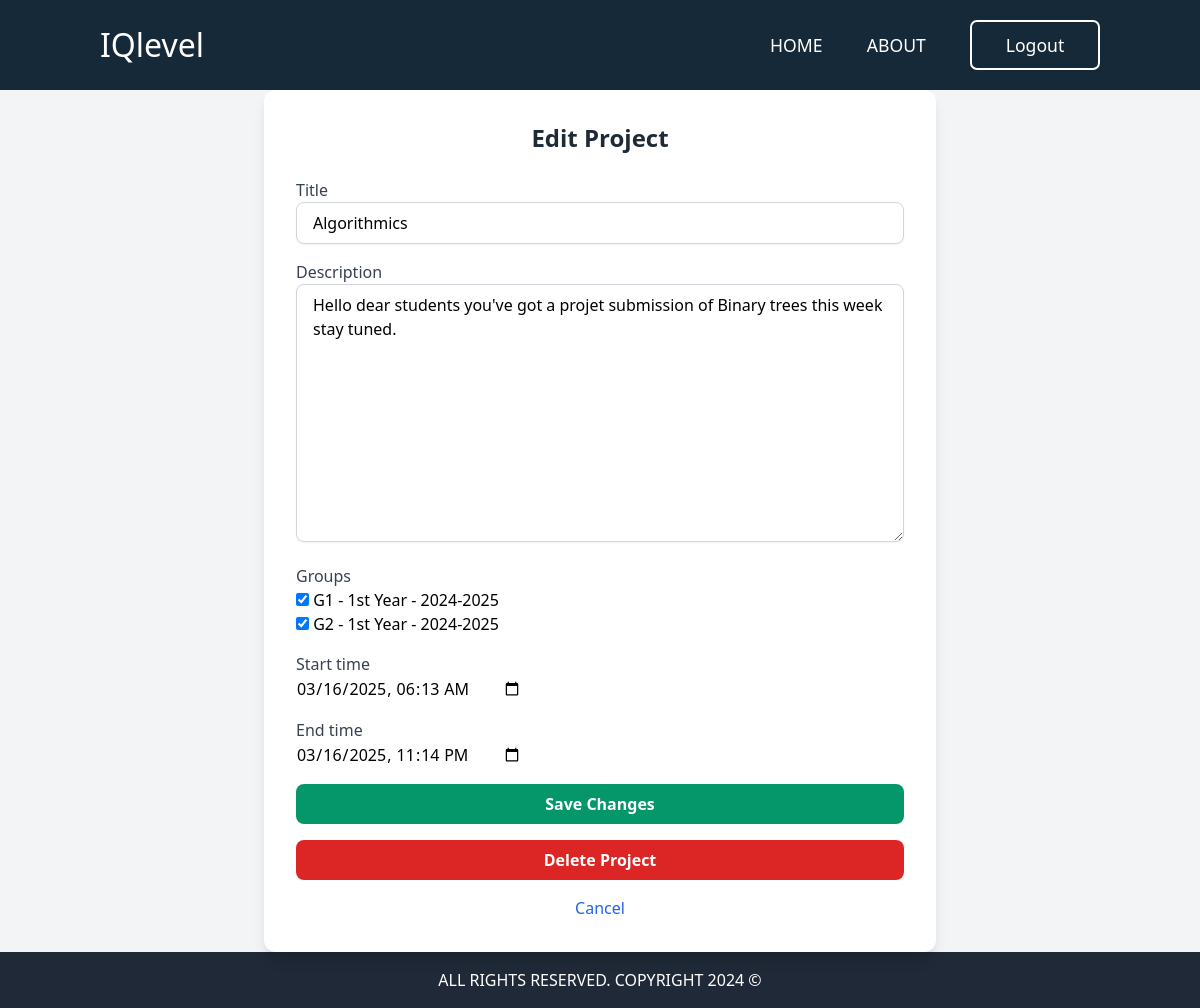
The page /edit-project/1/ (signed in) on the database as committed earlier.
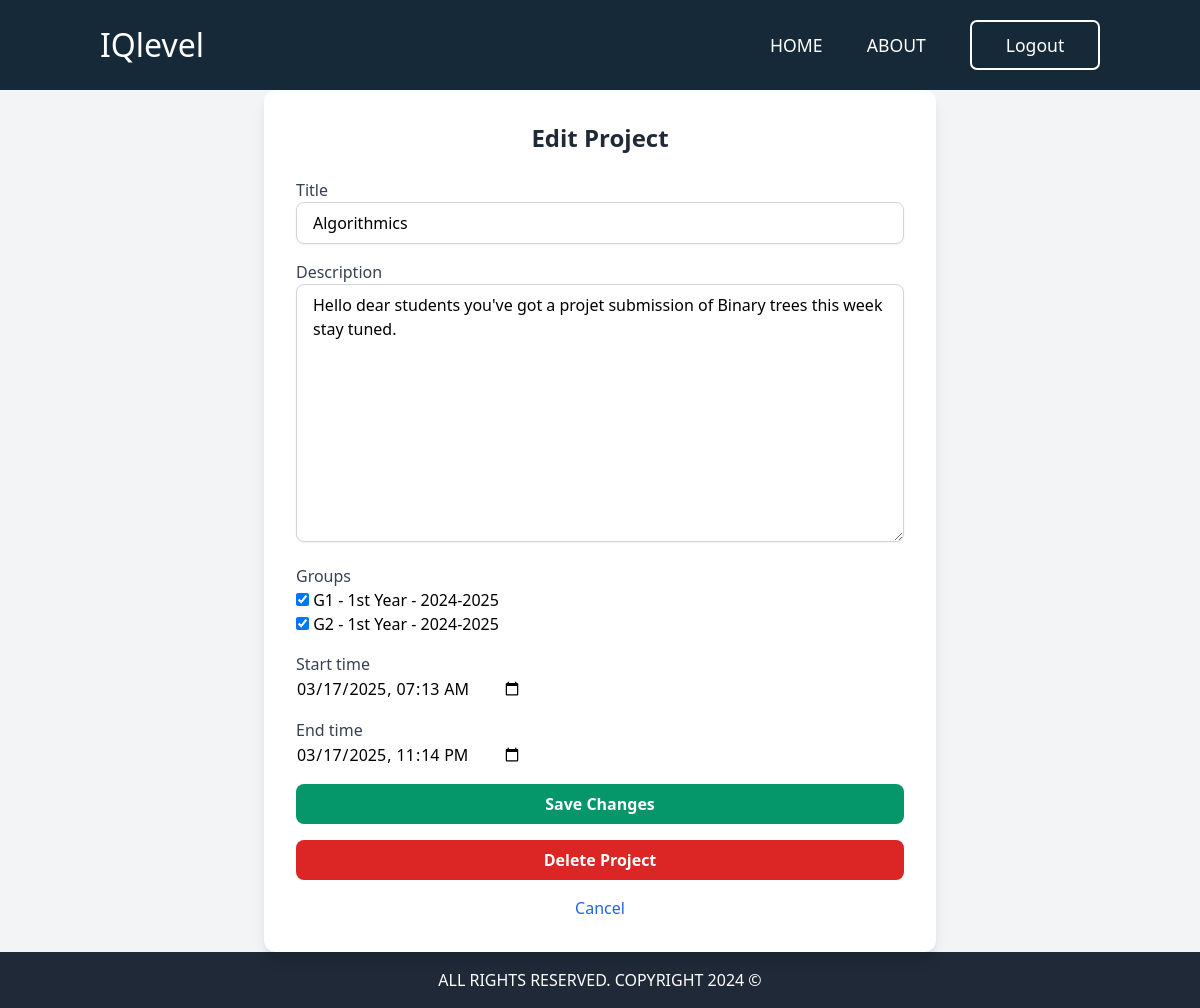
The same page on the database as committed later.
### projetTask/models.py (models this page shows, shortened)
class ProjectSubmissionTask(models.Model):
    title = models.CharField(max_length=200)
    description = models.TextField()
    created_by = models.ForeignKey(Professor, on_delete=models.CASCADE)
    groups = models.ManyToManyField(Group)
    start_time = models.DateTimeField()
    end_time = models.DateTimeField()

### documents/views.py (the view)
# urls.py: path('edit-project/<int:project_id>/', views.edit_project, name='edit_project'),
@login_required
def edit_project(request, project_id):
    project = get_object_or_404(ProjectSubmissionTask, id=project_id)
    if not request.user.is_professor:
        messages.error(request, "You are not authorized to edit this quiz.")
        print("hh")
        return redirect('index')  # Redirect unauthorized users
    if request.method == "POST":
        form = projectForm(request.POST, instance=project, professor=request.user.professor)
        if form.is_valid():
            form.save()
            return redirect('index')
    else:
        form = projectForm(instance=project, professor=request.user.professor)
    return render(request, 'projet/edit_project.html', {'form': form, 'project': project})

### documents/models.py (called while the page is built)
    @property
    def is_professor(self):
        return self.role == 'professor'

### groupe/models.py (called while the page is built)
    def __str__(self):
        return f"{self.name} - {self.academic_level} - {self.academic_session.year}"

### theme/templates/projet/edit_project.html (shortened to what this page needs)
{% extends "base.html" %}
{% load static %}
{% block content %}
<section class="bg-gray-100 flex items-center justify-center min-h-screen">
    <div class="w-full max-w-2xl bg-white shadow-lg rounded-xl p-8">
        <h2 class="text-2xl font-bold text-gray-800 mb-6 text-center">Edit Project</h2>
        <form method="POST" enctype="multipart/form-data" class="space-y-4">
            {% for field in form %}
                <div>
                    <label class="block text-gray-700 font-medium">{{ field.label }}</label>
                    {{ field }}
                </div>
            {% endfor %}
            <button type="submit" class="w-full bg-green-600 hover:bg-green-700 text-white font-bold py-2 px-4 rounded-lg transition">Save Changes</button>
        </form>
        <form method="POST" action="{% url 'delete_project' project.id %}" class="mt-4" onsubmit="confirmDeletion(event)">
            <button type="submit" class="w-full bg-red-600 hover:bg-red-700 text-white font-bold py-2 px-4 rounded-lg transition">Delete Project</button>
        </form>
        <div class="mt-4 text-center">
            <a href="{% url 'index' %}" class="text-blue-600 hover:underline">Cancel</a>
        </div>
    </div>
</section>
{% endblock content %}

Rows that differ between the two databases and show on the page:
changed ProjectSubmissionTask "Algorithmics": start_time "03/16/2025 06:13" → "03/17/2025 07:13"; end_time "03/16/2025 23:14" → "03/17/2025 23:14"
